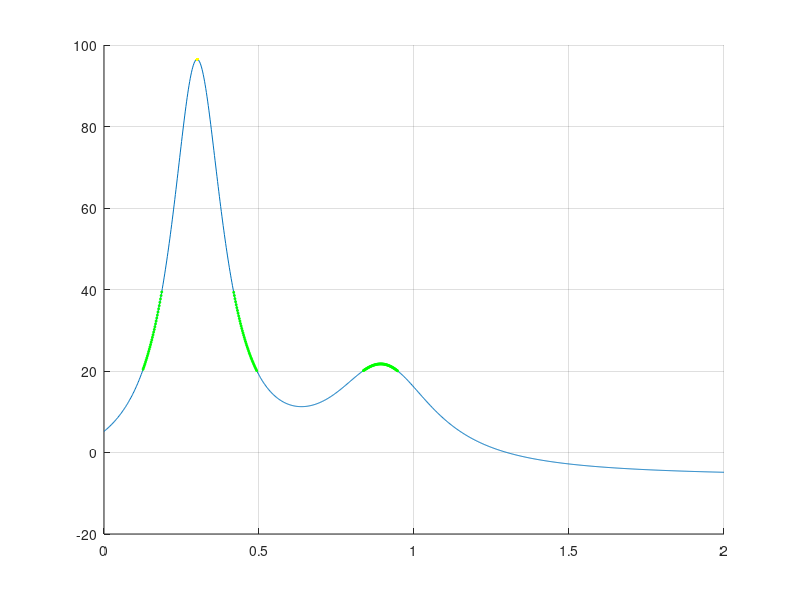

Recreate this plot in MATLAB.
function draw_humps_plot()

  x = linspace(0, 2, 1000);
  y = humps(x);

  [y_max, x_max_index] = max(y);
  x_max = x(x_max_index);

  indexes = find((y >= 20) & (y <= 40));

  hold on;

  plot(x, y);
  plot(x_max, y_max, 'y', 'MarkerSize', 8);
  plot(x(indexes), y(indexes), '*g', 'MarkerSize', 2);

  hold off;

  grid on;

  return;

endfunction
